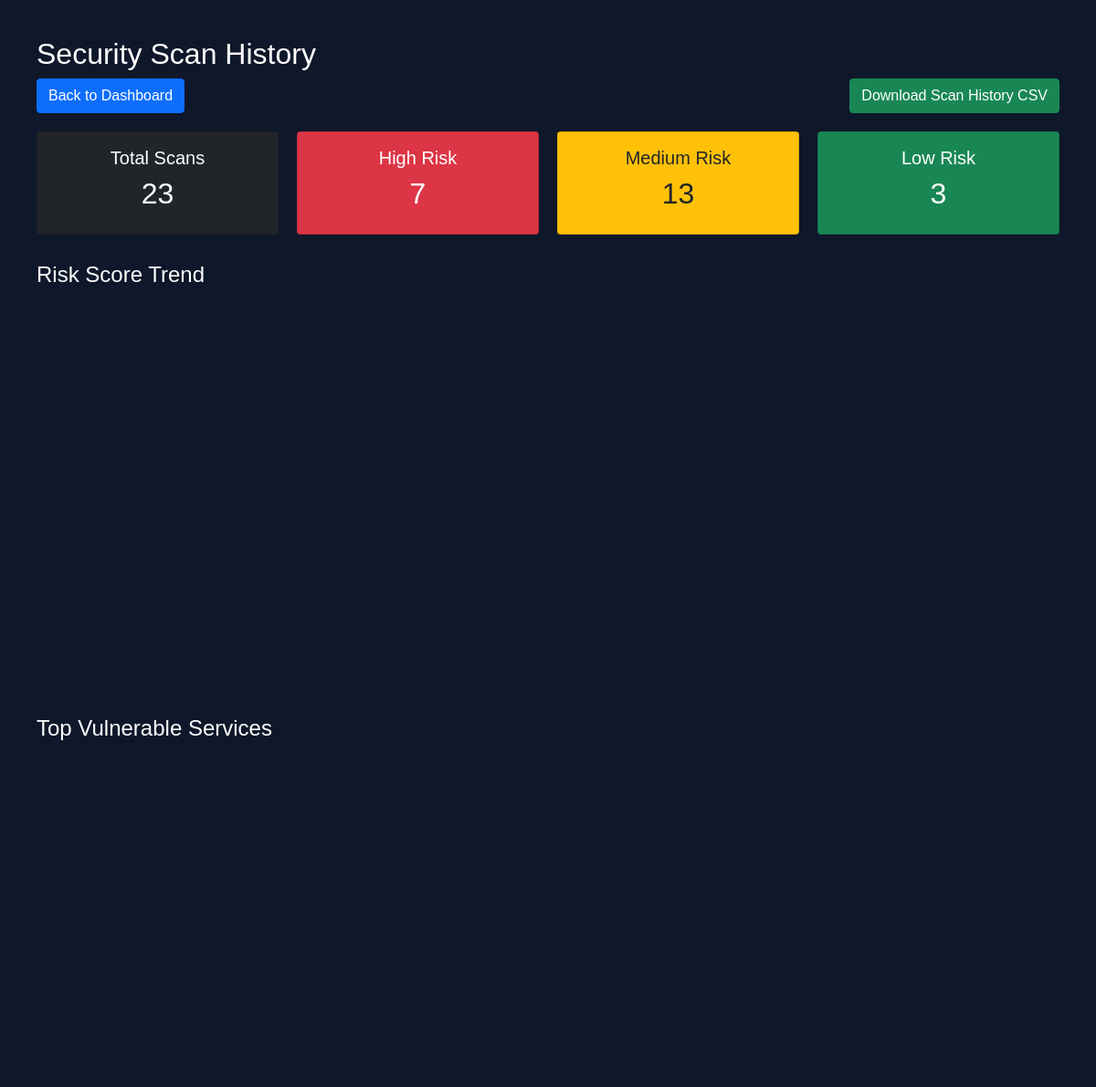
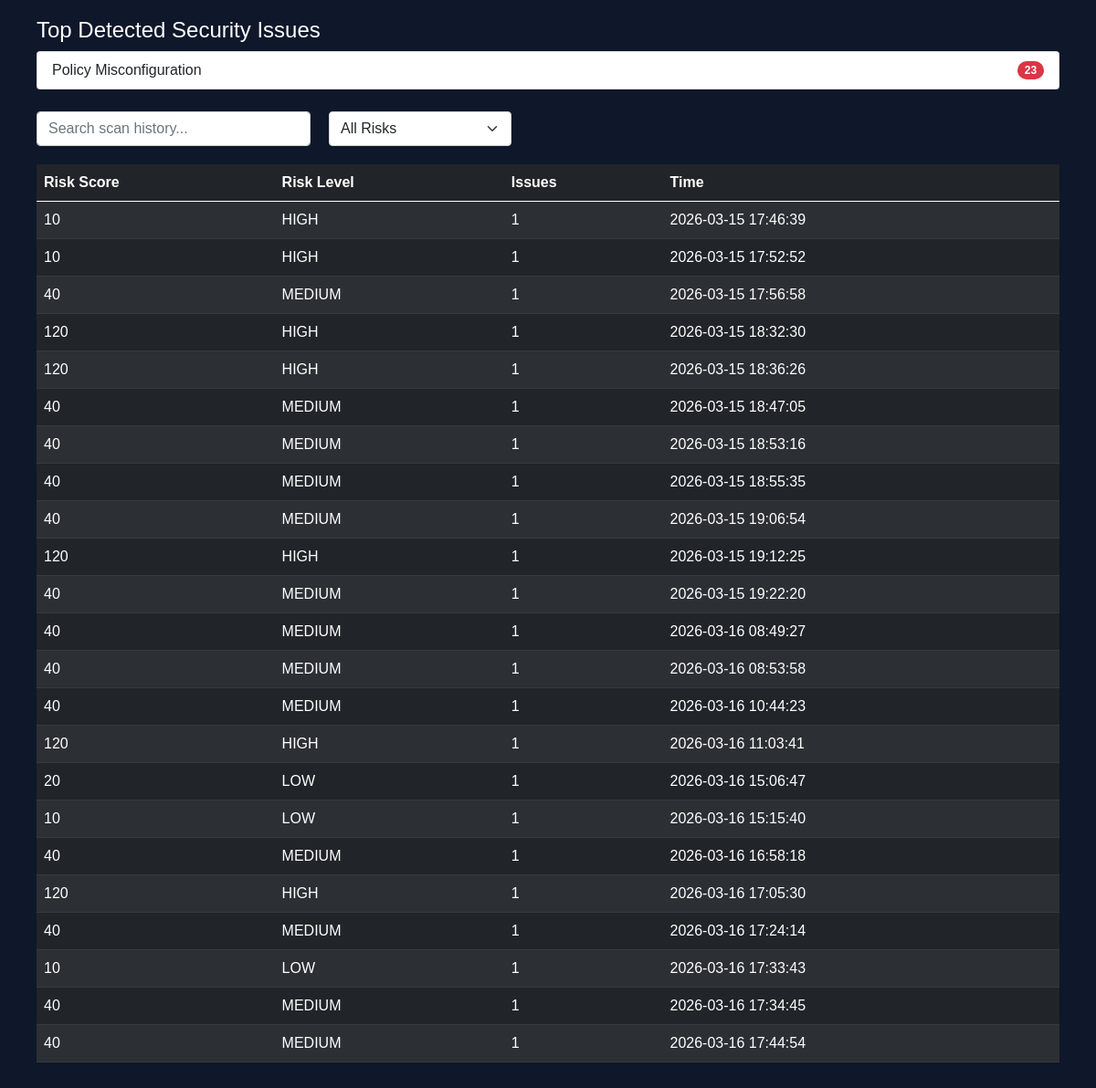
Page /history (signed in) on the earlier database version (2 pictures, top to bottom).
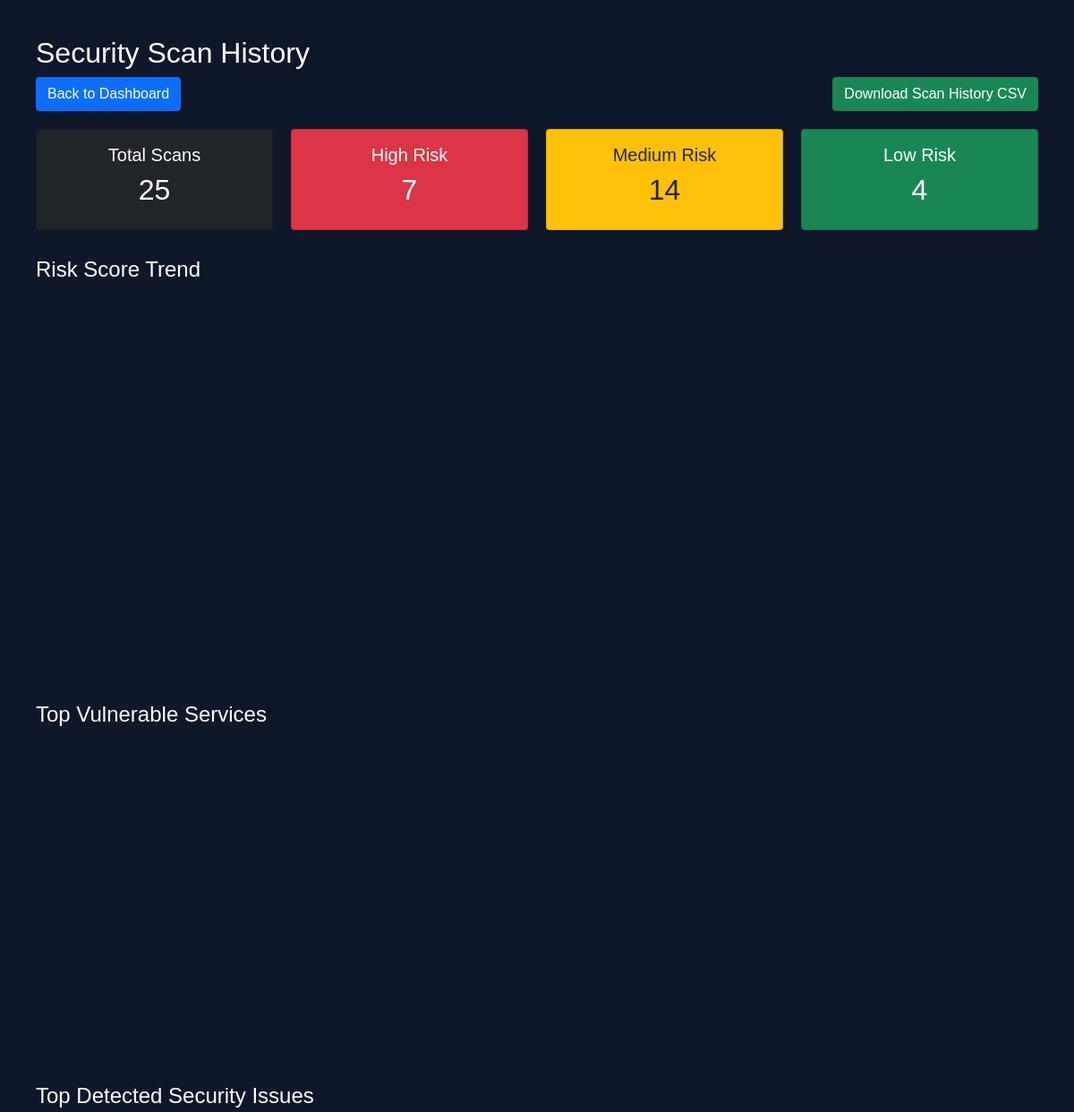
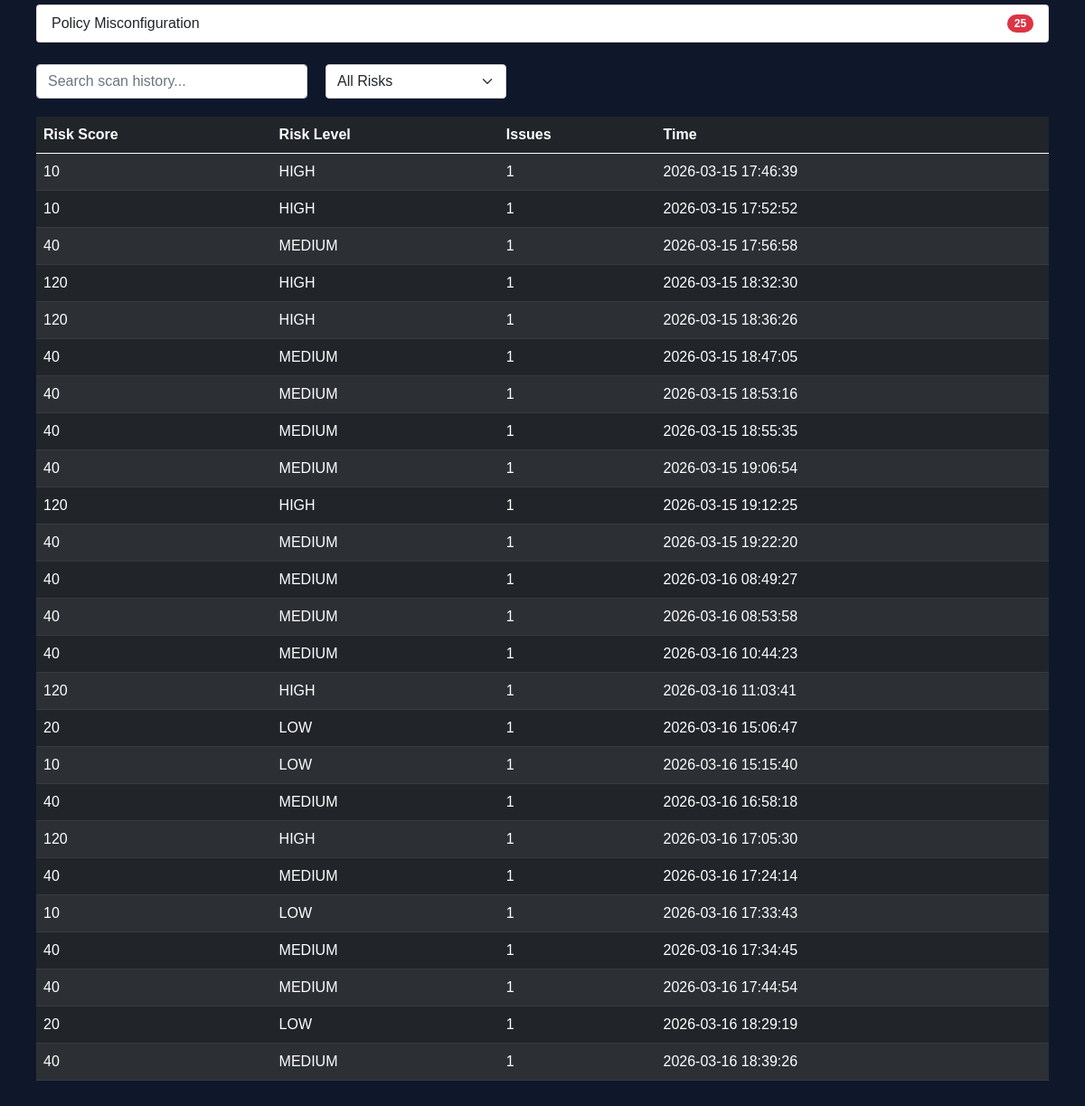
Same page on the later database version (2 pictures, top to bottom).
### tables this page shows
CREATE TABLE scans (
            id INTEGER PRIMARY KEY AUTOINCREMENT,
            username TEXT,
            risk_score INTEGER,
            risk_level TEXT,
            issues_count INTEGER,
            timestamp DATETIME DEFAULT CURRENT_TIMESTAMP
        );

### app.py (the view)
@app.route("/history")
def history():
    if "user_id" not in session:
        return redirect(url_for("auth.login"))
    username = session.get("username")
    scans = get_scan_history(username)
    vulnerability_counts = {}
    for scan in scans:
        issues_count = scan[2]
        if issues_count > 0:
            vulnerability_counts["Policy Misconfiguration"] = (
                vulnerability_counts.get("Policy Misconfiguration", 0) + issues_count
            )
    top_vulnerabilities = sorted(
        vulnerability_counts.items(),
        key=lambda x: x[1],
        reverse=True
    )
    services = ["IAM", "S3", "EC2", "Lambda"]
    service_risk_values = [6, 4, 3, 2]
    service_fig = go.Figure()
    service_fig.add_trace(go.Bar(
        x=services,
        y=service_risk_values,
        marker_color="orange"
    ))
    service_fig.update_layout(
        title="Top Vulnerable Services",
        xaxis_title="Cloud Service",
        yaxis_title="Risk Count",
        template="plotly_dark",
        height=350
    )
    service_chart = plot(
        service_fig,
        output_type="div",
        include_plotlyjs=False,
        config={"displaylogo": False, "displayModeBar": False}
    )
    total_scans = len(scans)
    high_risk = len([s for s in scans if s[1] == "HIGH"])
    medium_risk = len([s for s in scans if s[1] == "MEDIUM"])
    low_risk = len([s for s in scans if s[1] == "LOW"])
    scans = list(reversed(scans))
    risk_scores = [scan[0] for scan in scans]
    timestamps = [scan[3] for scan in scans]
    fig = go.Figure()
    fig.add_trace(go.Scatter(
    x=timestamps,
    y=risk_scores,
    mode='lines+markers',
    name='Risk Score'
    ))
    fig.update_layout(
        title = "Risk Score Trend",
        height=420,
        xaxis_title="Time",
        yaxis_title="Risk Score",
        template="plotly_dark",
        margin = dict(l=20,r=20,t=40,b=20),
        xaxis_tickangle=-45
    )
    chart = plot(
        fig,
        output_type="div",
        include_plotlyjs=False,
        config={"displaylogo": False,
                "displayModeBar": False}
    )
    return render_template(
        "history.html",
        scans=scans,
        chart=chart,
        service_chart=service_chart,
        total_scans=total_scans,
        high_risk=high_risk,
        medium_risk=medium_risk,
        low_risk=low_risk,
        top_vulnerabilities=top_vulnerabilities
    )

### database/db.py (called while the page is built)
def get_scan_history(username):
    conn = sqlite3.connect(DB_NAME)
    cursor = conn.cursor()
    cursor.execute(
        """
        SELECT risk_score, risk_level, issues_count, timestamp
        FROM scans
        WHERE username = ?
        ORDER BY timestamp DESC
    """,
        (username,),
    )
    rows = cursor.fetchall()
    conn.close()
    return rows

### templates/history.html (shortened to what this page needs)
<!DOCTYPE html>
<html>
<head>
    <link href="https://cdn.jsdelivr.net/npm/bootstrap@5.0.0-beta3/dist/css/bootstrap.min.css" rel="stylesheet">
</head>
<body>
    <h2>Security Scan History</h2>
    <div style="display:flex; justify-content:space-between; margin-bottom:20px;">
        <a href="/" class="btn btn-primary">
            Back to Dashboard
        </a>
        <a href="/export_csv" class="btn btn-success">
            Download Scan History CSV
        </a>
    </div>
    <div style="display:flex; gap:20px; margin-bottom:30px;">
        <div class="card bg-dark text-white p-3" style="flex:1; text-align:center;">
            <h5>Total Scans</h5>
            <h2>{{ total_scans }}</h2>
        </div>
        <div class="card bg-danger text-white p-3" style="flex:1; text-align:center;">
            <h5>High Risk</h5>
            <h2>{{ high_risk }}</h2>
        </div>
        <div class="card bg-warning text-dark p-3" style="flex:1; text-align:center;">
            <h5>Medium Risk</h5>
            <h2>{{ medium_risk }}</h2>
        </div>
        <div class="card bg-success text-white p-3" style="flex:1; text-align:center;">
            <h5>Low Risk</h5>
            <h2>{{ low_risk }}</h2>
        </div>
    </div>
    <h4 style="margin-top:30px;">Risk Score Trend</h4>
    <div style="margin-bottom:40px;">
        {{ chart | safe }}
    </div>
    <h4 style="margin-top:30px;">Top Vulnerable Services</h4>
    <div style="margin-bottom:40px;">
        {{ service_chart | safe }}
    </div>
    <h4 style="margin-top:30px;">Top Detected Security Issues</h4>
    <ul class="list-group mb-4">
        {% for vuln, count in top_vulnerabilities %}
        <li class="list-group-item d-flex justify-content-between align-items-center">
            {{ vuln }}
            <span class="badge bg-danger rounded-pill">{{ count }}</span>
        </li>
        {% endfor %}
    </ul>
    <div style="display:flex; gap:20px; margin-bottom:20px;">
        <input type="text" id="searchInput" onkeyup="searchTable()" placeholder="Search scan history..."
            class="form-control" style="max-width:300px;">
        <select id="riskFilter" class="form-select" style="width:200px;" onchange="filterTable()">
            <option value="ALL">All Risks</option>
        </select>
    </div>
    <table id="scanTable" class="table table-dark table-striped">
        <thead>
            <tr>
                <th>Risk Score</th>
                <th>Risk Level</th>
                <th>Issues</th>
                <th>Time</th>
            </tr>
        </thead>
        <tbody>
            {% for scan in scans %}
            <tr>
                <td>{{ scan[0] }}</td>
                <td>{{ scan[1] }}</td>
                <td>{{ scan[2] }}</td>
                <td>{{ scan[3] }}</td>
            </tr>
            {% endfor %}
        </tbody>
    </table>
</body>
</html>

### templates/history.html (style rules this page uses)
body { background: #0f172a; color: white; font-family: Arial; padding: 40px; }
table { background: #1e293b; }

Differences in the rows shown:
added scans: risk_score "20", risk_level "LOW", issues_count "1", timestamp "2026-03-16 18:29:19"
added scans: risk_score "40", risk_level "MEDIUM", issues_count "1", timestamp "2026-03-16 18:39:26"
Other differences:
{{ total_scans }}: "23" → "25"
{{ medium_risk }}: "13" → "14"
{{ low_risk }}: "3" → "4"
new list line: "Policy Misconfiguration 25"
list line gone: "Policy Misconfiguration 23"
